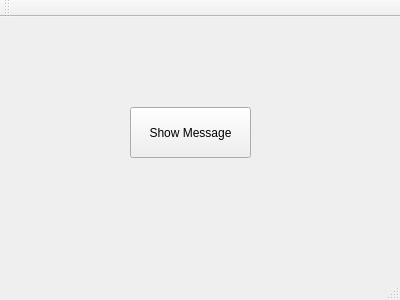
<?xml version="1.0" encoding="UTF-8"?>
<ui version="4.0">
 <class>MainWindow</class>
 <widget class="QMainWindow" name="MainWindow">
  <property name="geometry">
   <rect>
    <x>0</x>
    <y>0</y>
    <width>400</width>
    <height>300</height>
   </rect>
  </property>
  <property name="windowTitle">
   <string>MainWindow</string>
  </property>
  <widget class="QWidget" name="centralWidget">
   <widget class="QPushButton" name="pushButton">
    <property name="geometry">
     <rect>
      <x>130</x>
      <y>90</y>
      <width>121</width>
      <height>51</height>
     </rect>
    </property>
    <property name="text">
     <string>Show Message</string>
    </property>
   </widget>
  </widget>
  <widget class="QMenuBar" name="menuBar">
   <property name="geometry">
    <rect>
     <x>0</x>
     <y>0</y>
     <width>400</width>
     <height>21</height>
    </rect>
   </property>
  </widget>
  <widget class="QToolBar" name="mainToolBar">
   <attribute name="toolBarArea">
    <enum>TopToolBarArea</enum>
   </attribute>
   <attribute name="toolBarBreak">
    <bool>false</bool>
   </attribute>
  </widget>
  <widget class="QStatusBar" name="statusBar"/>
 </widget>
 <layoutdefault spacing="6" margin="11"/>
 <resources/>
 <connections/>
</ui>
